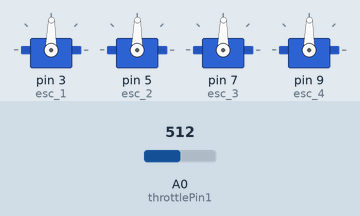
Recording of a sketch running on a simulated Arduino Pro Mini, built with avr-gcc and run on an emulated ATmega328P. Parts: 4 × servo. The test bench sets the inputs (shaded band); at power-on: A0 (throttlePin1) = 512.

Above: at 1.2 s.
1.3 s: A0 (throttlePin1) set to 716
At 2.3 s:
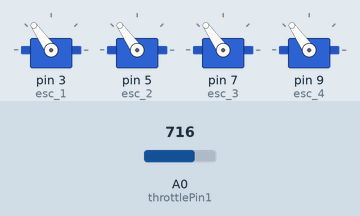
2.8 s: A0 (throttlePin1) set to 900
At 3.4 s:
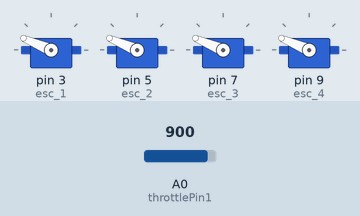
4.3 s: A0 (throttlePin1) set to 1023
At 5.5 s:
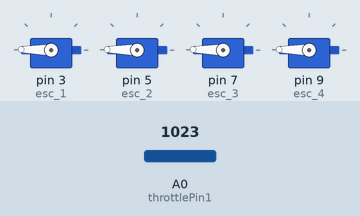
5.8 s: A0 (throttlePin1) set to 306
At 6.9 s:
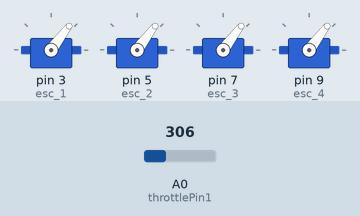
7.3 s: A0 (throttlePin1) set to 122
At 8.0 s:
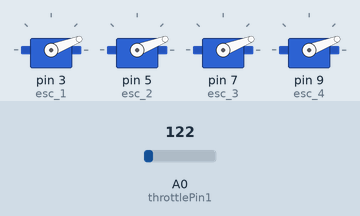
8.8 s: A0 (throttlePin1) set to 511
At 9.2 s:
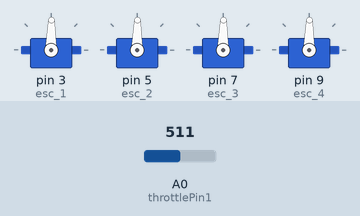
Timing chart, 0 to 11.3 s (numbered marks = the images above; inputs shaded):
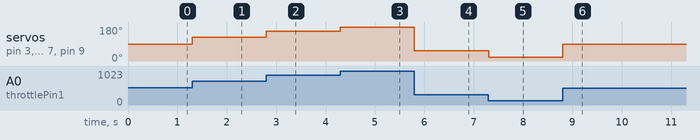

The sketch:

Test_code_for_servo.ino
```cpp
/*
  This code is to test the Arduino Pro Mini from Sparkfun.com on a 2 ESCs (Electronic Speed Controller) to power 2 electric motors spinning in opposite directions for a quadcopter project.
  This code is for testing purposes only and was copied from https://dronesandrovs.wordpress.com/2012/11/24/how-to-control-a-brushless-motor-esc-with-arduino/
*/

#include <Servo.h>
//#include <SoftwareSerial.h>
 int throttlePin1 = 0;
 int throttlePin2 = 1;
 int throttlePin3 = 2;
 int throttlePin4 = 3;
 Servo esc_1;
 Servo esc_2;
 Servo esc_3;
 Servo esc_4;

 void setup(){
  esc_1.attach(3);
  esc_2.attach(5);
  esc_3.attach(7);
  esc_4.attach(9);
 }

void loop()
{
int throttle1 = analogRead(throttlePin1);
//int throttle2 = analogRead(throttlePin2);
//int throttle3 = analogRead(throttlePin3);
//int throttle4 = analogRead(throttlePin4);
throttle1 = map(throttle1, 0, 1023, 0, 179);
//throttle2 = map(throttle2, 0, 1023, 0, 179);
//throttle3 = map(throttle3, 0, 1023, 0, 179);
//throttle4 = map(throttle4, 0, 1023, 0, 179);
esc_1.write(throttle1);
esc_2.write(throttle1);
esc_3.write(throttle1);
esc_4.write(throttle1);
}
```

Measured:
- after the input at 1.3 s, servo on pin 3 (esc_1), servo on pin 5 (esc_2), servo on pin 7 (esc_3), servo on pin 9 (esc_4): 89° → 125° at once
- after the input at 2.8 s, servo on pin 3 (esc_1), servo on pin 5 (esc_2), servo on pin 7 (esc_3), servo on pin 9 (esc_4): 125° → 157° at once
- after the input at 4.3 s, servo on pin 3 (esc_1), servo on pin 5 (esc_2), servo on pin 7 (esc_3), servo on pin 9 (esc_4): 157° → 179° at once
- after the input at 5.8 s, servo on pin 3 (esc_1), servo on pin 5 (esc_2), servo on pin 7 (esc_3), servo on pin 9 (esc_4): 179° → 53° at once
- after the input at 7.3 s, servo on pin 3 (esc_1), servo on pin 5 (esc_2), servo on pin 7 (esc_3), servo on pin 9 (esc_4): 53° → 21° at once
- after the input at 8.8 s, servo on pin 3 (esc_1), servo on pin 5 (esc_2), servo on pin 7 (esc_3), servo on pin 9 (esc_4): 21° → 89° at once
